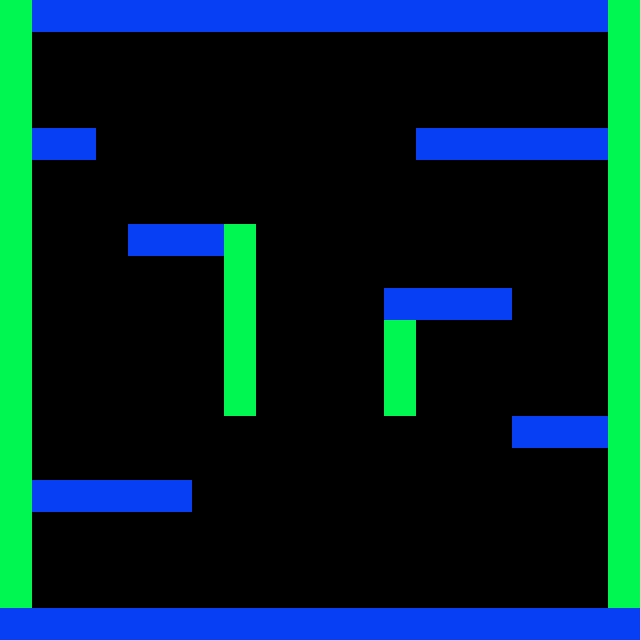

Rendered tile map (Tiled .tmx) drawn with the repository's tilesets; below, a short description and the map source with its tile grids summarised:
An orthogonal 20x20 tile map with 32x32 px tiles, 1 tile layer (decor), 2 tilesets and 26 objects (statique, metalman, magnetman).

<map version="1.0" orientation="orthogonal" width="20" height="20" tilewidth="32" tileheight="32">
 <tileset firstgid="1" name="sol" tilewidth="32" tileheight="32">
  <image source="sol.png" trans="ffffff" width="32" height="32" />
 </tileset>
 <tileset firstgid="2" name="mur" tilewidth="32" tileheight="32">
  <image source="mur.png" trans="ffffff" width="32" height="32" />
 </tileset>
 <layer name="decor" width="20" height="20">
  <data>[400 cells, 108 non-empty, 2 distinct tile ids]</data>
 </layer>
 <objectgroup color="#80ff00" name="mur" width="20" height="20">
  <object x="0" y="0" width="32" height="608" />
  <object x="224" y="224" width="32" height="192" />
  <object x="384" y="320" width="32" height="96" />
  <object x="608" y="0" width="32" height="608" />
 </objectgroup>
 <objectgroup color="#0000ff" name="plateforme" width="20" height="20">
  <object x="32" y="0" width="576" height="32" />
  <object x="416" y="128" width="192" height="32" />
  <object x="32" y="128" width="64" height="32" />
  <object x="128" y="224" width="96" height="32" />
  <object x="32" y="480" width="160" height="32" />
  <object x="0" y="608" width="640" height="32" />
  <object x="512" y="416" width="96" height="32" />
  <object x="384" y="288" width="128" height="32" />
 </objectgroup>
 <objectgroup color="#804000" name="bloc_cassable" width="20" height="20">
  <object x="224" y="576" width="32" height="32" />
  <object x="224" y="544" width="32" height="32" />
  <object x="224" y="512" width="32" height="32" />
  <object x="480" y="576" width="32" height="32" />
  <object x="224" y="480" width="32" height="32" />
  <object x="224" y="448" width="32" height="32" />
  <object x="224" y="416" width="32" height="32" />
 </objectgroup>
 <objectgroup color="#cccccc" name="bloc_deplacable" width="20" height="20">
  <object x="32" y="448" width="32" height="32" />
  <object x="64" y="576" width="32" height="32" />
  <object x="32" y="96" width="32" height="32" />
 </objectgroup>
 <objectgroup name="sphere" width="20" height="20">
  <object type="statique" x="320" y="160" width="32" height="32" />
 </objectgroup>
 <objectgroup name="joueurs" width="20" height="20">
  <object name="metalman" x="64" y="448" width="32" height="32" />
  <object name="magnetman" x="128" y="448" width="32" height="32" />
 </objectgroup>
 <objectgroup color="#ff0080" name="generateur" width="20" height="20">
  <object x="544" y="64" width="32" height="32" />
 </objectgroup>
</map>
